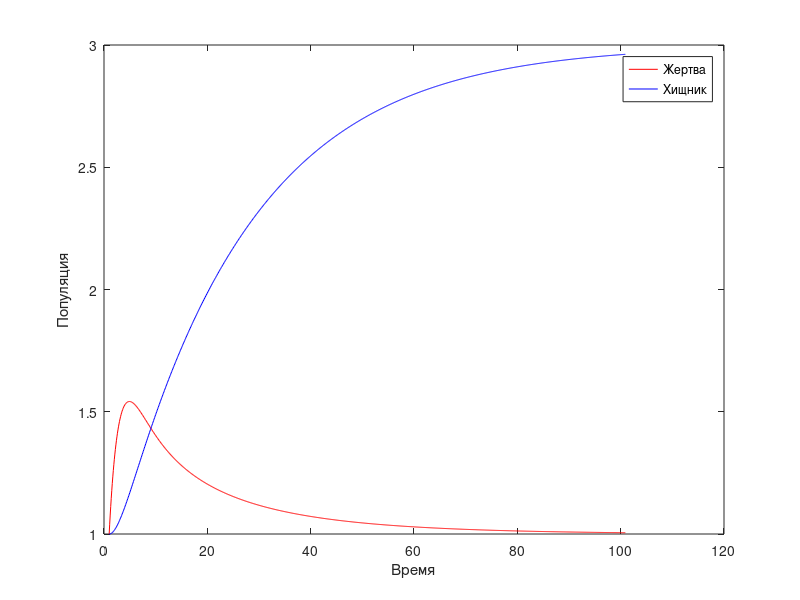

Reproduce this figure in MATLAB.
alpha1 = 0.5;
alpha2 = 0.1;
beta1 = 0.5;
beta2 = 0.1;
T = 2;
rho = -5;
d = -5;

h = 0.1;
t_s = 0;
t_m = 100;
n = floor(t_m / h);
t = 1:n;

x1 = zeros(1, n);
x2 = zeros(1, n);
x1(1) = 1;
x2(1) = 1;

u = @(x1_, x2_) (beta1 * x2_ * x1_ - x1_ - rho * x2_ + rho * h * ...
    (-alpha2 * x2_ + beta2 * x1_ * x2_) - d - (x1_ - rho * x2_ + d)/T) / (x1_) * h;
u_ = zeros(n + 1);

for i = 1:n-1
    x1(i + 1)= x1(i) + h *(u(x1(i), x2(i)) * x1(i) - beta1 * x1(i) * x2(i));
    x2(i + 1)= x2(i) + h *(-alpha2 * x2(i) + beta2 * x1(i) * x2(i));
    t(i + 1) = t(i) + h;
end


figure(1)
plot(t, x1, 'r', t, x2, 'b');
legend('Жертва', 'Хищник');
xlabel('Время');
ylabel('Популяция');
